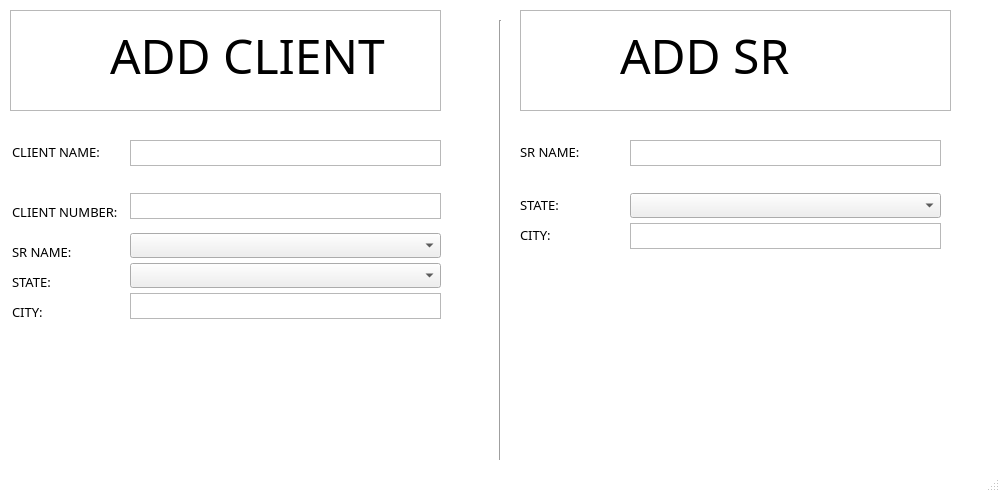
<?xml version="1.0" encoding="UTF-8"?>
<ui version="4.0">
    <class>AddProfileWindow</class>
    <widget class="QMainWindow" name="AddProfileWindow">
        <property name="geometry">
            <rect>
                <x>0</x>
                <y>0</y>
                <width>1000</width>
                <height>492</height>
            </rect>
        </property>
        <property name="windowTitle">
            <string>MainWindow</string>
        </property>
        <property name="styleSheet">
            <string notr="true">#AddProfileWindow{
                background-color: white;
                }
            </string>
        </property>
        <widget class="QWidget" name="centralwidget">
            <widget class="Line" name="line">
                <property name="geometry">
                    <rect>
                        <x>490</x>
                        <y>20</y>
                        <width>20</width>
                        <height>440</height>
                    </rect>
                </property>
                <property name="styleSheet">
                    <string notr="true">#line{

                        }
                    </string>
                </property>
                <property name="orientation">
                    <enum>Qt::Vertical</enum>
                </property>
            </widget>
            <widget class="QFrame" name="frame">
                <property name="geometry">
                    <rect>
                        <x>10</x>
                        <y>10</y>
                        <width>431</width>
                        <height>101</height>
                    </rect>
                </property>
                <property name="frameShape">
                    <enum>QFrame::StyledPanel</enum>
                </property>
                <property name="frameShadow">
                    <enum>QFrame::Raised</enum>
                </property>
                <widget class="QLabel" name="static_8">
                    <property name="geometry">
                        <rect>
                            <x>10</x>
                            <y>10</y>
                            <width>75</width>
                            <height>75</height>
                        </rect>
                    </property>
                    <property name="styleSheet">
                        <string notr="true">border-style: solid;
                            border-radius:500px;
                            max-width:75px;
                            max-height:75px;
                            min-width:75px;
                            min-height:75px;
                        </string>
                    </property>
                    <property name="text">
                        <string/>
                    </property>
                    <property name="pixmap">
                        <pixmap>../../assets/client_img.png</pixmap>
                    </property>
                    <property name="scaledContents">
                        <bool>true</bool>
                    </property>
                </widget>
                <widget class="QLabel" name="static_7">
                    <property name="geometry">
                        <rect>
                            <x>100</x>
                            <y>20</y>
                            <width>301</width>
                            <height>51</height>
                        </rect>
                    </property>
                    <property name="font">
                        <font>
                            <family>Yu Gothic UI Light</family>
                            <pointsize>36</pointsize>
                        </font>
                    </property>
                    <property name="text">
                        <string>ADD CLIENT</string>
                    </property>
                </widget>
            </widget>
            <widget class="QFrame" name="frame_2">
                <property name="geometry">
                    <rect>
                        <x>520</x>
                        <y>10</y>
                        <width>431</width>
                        <height>101</height>
                    </rect>
                </property>
                <property name="frameShape">
                    <enum>QFrame::StyledPanel</enum>
                </property>
                <property name="frameShadow">
                    <enum>QFrame::Raised</enum>
                </property>
                <widget class="QLabel" name="static_6">
                    <property name="geometry">
                        <rect>
                            <x>10</x>
                            <y>10</y>
                            <width>75</width>
                            <height>75</height>
                        </rect>
                    </property>
                    <property name="styleSheet">
                        <string notr="true">border-style: solid;
                            border-radius:500px;
                            max-width:75px;
                            max-height:75px;
                            min-width:75px;
                            min-height:75px;
                        </string>
                    </property>
                    <property name="text">
                        <string/>
                    </property>
                    <property name="pixmap">
                        <pixmap>../../assets/sr_img.png</pixmap>
                    </property>
                    <property name="scaledContents">
                        <bool>true</bool>
                    </property>
                </widget>
                <widget class="QLabel" name="static_5">
                    <property name="geometry">
                        <rect>
                            <x>100</x>
                            <y>20</y>
                            <width>301</width>
                            <height>51</height>
                        </rect>
                    </property>
                    <property name="font">
                        <font>
                            <family>Yu Gothic UI Light</family>
                            <pointsize>36</pointsize>
                        </font>
                    </property>
                    <property name="text">
                        <string>ADD SR</string>
                    </property>
                </widget>
            </widget>
            <widget class="QPushButton" name="submitNewClientBtn">
                <property name="geometry">
                    <rect>
                        <x>410</x>
                        <y>400</y>
                        <width>70</width>
                        <height>70</height>
                    </rect>
                </property>
                <property name="font">
                    <font>
                        <pointsize>10</pointsize>
                    </font>
                </property>
                <property name="styleSheet">
                    <string notr="true">border-style: solid;
                        border-radius:500px;
                        max-width:70px;
                        max-height:70px;
                        min-width:70px;
                        min-height:70px;
                    </string>
                </property>
                <property name="text">
                    <string/>
                </property>
                <property name="icon">
                    <iconset>
                        <normaloff>../../assets/submit.png</normaloff>../../assets/submit.png
                    </iconset>
                </property>
                <property name="iconSize">
                    <size>
                        <width>70</width>
                        <height>70</height>
                    </size>
                </property>
            </widget>
            <widget class="QPushButton" name="submitNewSRBtn">
                <property name="geometry">
                    <rect>
                        <x>910</x>
                        <y>400</y>
                        <width>70</width>
                        <height>70</height>
                    </rect>
                </property>
                <property name="font">
                    <font>
                        <pointsize>10</pointsize>
                    </font>
                </property>
                <property name="styleSheet">
                    <string notr="true">border-style: solid;
                        border-radius:500px;
                        max-width:70px;
                        max-height:70px;
                        min-width:70px;
                        min-height:70px;
                    </string>
                </property>
                <property name="text">
                    <string/>
                </property>
                <property name="icon">
                    <iconset>
                        <normaloff>../../assets/submit.png</normaloff>../../assets/submit.png
                    </iconset>
                </property>
                <property name="iconSize">
                    <size>
                        <width>70</width>
                        <height>70</height>
                    </size>
                </property>
            </widget>
            <widget class="QLabel" name="static_11">
                <property name="geometry">
                    <rect>
                        <x>12</x>
                        <y>267</y>
                        <width>90</width>
                        <height>30</height>
                    </rect>
                </property>
                <property name="font">
                    <font>
                        <family>Yu Gothic UI Light</family>
                        <pointsize>10</pointsize>
                    </font>
                </property>
                <property name="text">
                    <string>STATE:</string>
                </property>
            </widget>
            <widget class="QLabel" name="static_9">
                <property name="geometry">
                    <rect>
                        <x>12</x>
                        <y>137</y>
                        <width>101</width>
                        <height>30</height>
                    </rect>
                </property>
                <property name="font">
                    <font>
                        <family>Yu Gothic UI Light</family>
                        <pointsize>10</pointsize>
                    </font>
                </property>
                <property name="text">
                    <string>CLIENT NAME:</string>
                </property>
            </widget>
            <widget class="QLabel" name="static_10">
                <property name="geometry">
                    <rect>
                        <x>12</x>
                        <y>237</y>
                        <width>90</width>
                        <height>30</height>
                    </rect>
                </property>
                <property name="font">
                    <font>
                        <family>Yu Gothic UI Light</family>
                        <pointsize>10</pointsize>
                    </font>
                </property>
                <property name="text">
                    <string>SR NAME:</string>
                </property>
            </widget>
            <widget class="QLabel" name="static_12">
                <property name="geometry">
                    <rect>
                        <x>12</x>
                        <y>297</y>
                        <width>90</width>
                        <height>30</height>
                    </rect>
                </property>
                <property name="font">
                    <font>
                        <family>Yu Gothic UI Light</family>
                        <pointsize>10</pointsize>
                    </font>
                </property>
                <property name="text">
                    <string>CITY:</string>
                </property>
            </widget>
            <widget class="QPlainTextEdit" name="NewClientName">
                <property name="geometry">
                    <rect>
                        <x>130</x>
                        <y>140</y>
                        <width>311</width>
                        <height>26</height>
                    </rect>
                </property>
                <property name="font">
                    <font>
                        <family>Yu Gothic UI</family>
                        <pointsize>8</pointsize>
                        <weight>75</weight>
                        <bold>true</bold>
                    </font>
                </property>
            </widget>
            <widget class="QComboBox" name="NewClientSRNameSelection">
                <property name="geometry">
                    <rect>
                        <x>130</x>
                        <y>233</y>
                        <width>311</width>
                        <height>25</height>
                    </rect>
                </property>
                <property name="font">
                    <font>
                        <family>Yu Gothic UI</family>
                        <pointsize>8</pointsize>
                        <weight>75</weight>
                        <bold>true</bold>
                    </font>
                </property>
            </widget>
            <widget class="QComboBox" name="NewClientStateSelection">
                <property name="geometry">
                    <rect>
                        <x>130</x>
                        <y>263</y>
                        <width>311</width>
                        <height>25</height>
                    </rect>
                </property>
                <property name="font">
                    <font>
                        <family>Yu Gothic UI</family>
                        <pointsize>8</pointsize>
                        <weight>75</weight>
                        <bold>true</bold>
                    </font>
                </property>
            </widget>
            <widget class="QPlainTextEdit" name="NewClientCity">
                <property name="geometry">
                    <rect>
                        <x>130</x>
                        <y>293</y>
                        <width>311</width>
                        <height>26</height>
                    </rect>
                </property>
                <property name="font">
                    <font>
                        <family>Yu Gothic UI</family>
                        <pointsize>8</pointsize>
                        <weight>75</weight>
                        <bold>true</bold>
                    </font>
                </property>
            </widget>
            <widget class="QComboBox" name="NewSRState">
                <property name="geometry">
                    <rect>
                        <x>630</x>
                        <y>193</y>
                        <width>311</width>
                        <height>25</height>
                    </rect>
                </property>
                <property name="font">
                    <font>
                        <family>Yu Gothic UI</family>
                        <pointsize>8</pointsize>
                        <weight>75</weight>
                        <bold>true</bold>
                    </font>
                </property>
            </widget>
            <widget class="QLabel" name="static_2">
                <property name="geometry">
                    <rect>
                        <x>520</x>
                        <y>220</y>
                        <width>90</width>
                        <height>30</height>
                    </rect>
                </property>
                <property name="font">
                    <font>
                        <family>Yu Gothic UI Light</family>
                        <pointsize>10</pointsize>
                    </font>
                </property>
                <property name="text">
                    <string>CITY:</string>
                </property>
            </widget>
            <widget class="QLabel" name="static_4">
                <property name="geometry">
                    <rect>
                        <x>520</x>
                        <y>137</y>
                        <width>90</width>
                        <height>30</height>
                    </rect>
                </property>
                <property name="font">
                    <font>
                        <family>Yu Gothic UI Light</family>
                        <pointsize>10</pointsize>
                    </font>
                </property>
                <property name="text">
                    <string>SR NAME:</string>
                </property>
            </widget>
            <widget class="QLabel" name="static_3">
                <property name="geometry">
                    <rect>
                        <x>520</x>
                        <y>190</y>
                        <width>90</width>
                        <height>30</height>
                    </rect>
                </property>
                <property name="font">
                    <font>
                        <family>Yu Gothic UI Light</family>
                        <pointsize>10</pointsize>
                    </font>
                </property>
                <property name="text">
                    <string>STATE:</string>
                </property>
            </widget>
            <widget class="QPlainTextEdit" name="NewSRCity">
                <property name="geometry">
                    <rect>
                        <x>630</x>
                        <y>223</y>
                        <width>311</width>
                        <height>26</height>
                    </rect>
                </property>
                <property name="font">
                    <font>
                        <family>Yu Gothic UI</family>
                        <pointsize>8</pointsize>
                        <weight>75</weight>
                        <bold>true</bold>
                    </font>
                </property>
            </widget>
            <widget class="QPlainTextEdit" name="NewSRName">
                <property name="geometry">
                    <rect>
                        <x>630</x>
                        <y>140</y>
                        <width>311</width>
                        <height>26</height>
                    </rect>
                </property>
                <property name="font">
                    <font>
                        <family>Yu Gothic UI</family>
                        <pointsize>8</pointsize>
                        <weight>75</weight>
                        <bold>true</bold>
                    </font>
                </property>
            </widget>
            <widget class="QPlainTextEdit" name="NewClientNumber">
                <property name="geometry">
                    <rect>
                        <x>130</x>
                        <y>193</y>
                        <width>311</width>
                        <height>26</height>
                    </rect>
                </property>
                <property name="font">
                    <font>
                        <family>Yu Gothic UI</family>
                        <pointsize>8</pointsize>
                        <weight>75</weight>
                        <bold>true</bold>
                    </font>
                </property>
            </widget>
            <widget class="QLabel" name="static_14">
                <property name="geometry">
                    <rect>
                        <x>12</x>
                        <y>197</y>
                        <width>121</width>
                        <height>30</height>
                    </rect>
                </property>
                <property name="font">
                    <font>
                        <family>Yu Gothic UI Light</family>
                        <pointsize>10</pointsize>
                    </font>
                </property>
                <property name="text">
                    <string>CLIENT NUMBER:</string>
                </property>
            </widget>
        </widget>
        <widget class="QStatusBar" name="statusbar"/>
    </widget>
    <resources/>
    <connections/>
</ui>
